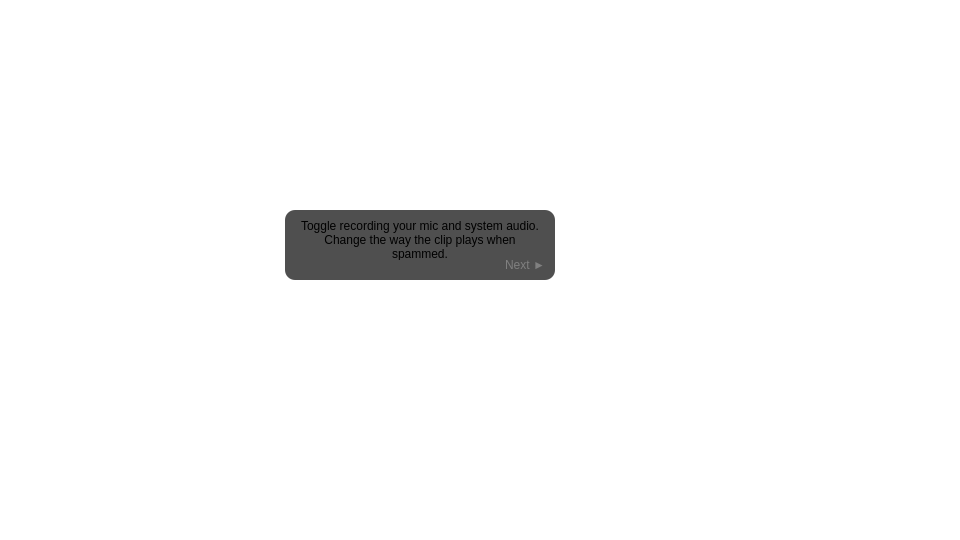
  <widget class="QGroupBox" name="slide_08">
   <property name="geometry">
    <rect>
     <x>960</x>
     <y>0</y>
     <width>960</width>
     <height>540</height>
    </rect>
   </property>
   <property name="styleSheet">
    <string notr="true">background: transparent;
border: 0px;</string>
   </property>
   <property name="title">
    <string/>
   </property>
   <widget class="QGroupBox" name="instruction_08">
    <property name="geometry">
     <rect>
      <x>285</x>
      <y>210</y>
      <width>270</width>
      <height>70</height>
     </rect>
    </property>
    <property name="styleSheet">
     <string notr="true">QGroupBox { background: #B0000000; border-radius: 10px; }</string>
    </property>
    <property name="title">
     <string/>
    </property>
    <widget class="QPushButton" name="next_08">
     <property name="geometry">
      <rect>
       <x>210</x>
       <y>45</y>
       <width>60</width>
       <height>20</height>
      </rect>
     </property>
     <property name="styleSheet">
      <string notr="true">QPushButton { color: #808080; }
QPushButton:hover { color: #C0C0C0; }</string>
     </property>
     <property name="text">
      <string>Next ►</string>
     </property>
    </widget>
    <widget class="QLabel" name="label_08">
     <property name="geometry">
      <rect>
       <x>10</x>
       <y>10</y>
       <width>250</width>
       <height>40</height>
      </rect>
     </property>
     <property name="text">
      <string>Toggle recording your mic and system audio. Change the way the clip plays when spammed.</string>
     </property>
     <property name="alignment">
      <set>Qt::AlignCenter</set>
     </property>
     <property name="wordWrap">
      <bool>true</bool>
     </property>
    </widget>
    <zorder>label_08</zorder>
    <zorder>next_08</zorder>
   </widget>
  </widget>
